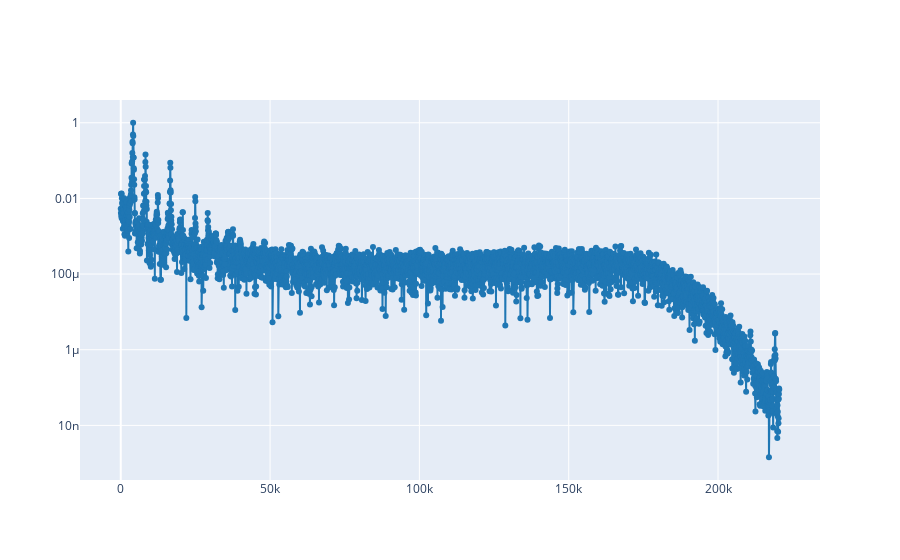

Here is the notebook cell this chart was saved with:
### Markdown cell above
3.2. Now, define a harmonic signal, `y` whose fundamental frequency is the defined in Lab 1. Go step by step adding a new harmonic in each step. Plot both signals (the reference and the synthesized) and try to reproduce the shape of the reference signal.

**Note 1**: in order to have a similar shape, we need to select the amplitudes and phases carefully. One way to do this is to define the harmonic signal as follows:

$$y(t) = \sum_{k=1}^K A_k\cos\left(2\pi kf_0 t + k \phi - (k-1)\pi/2 \right), $$

where $K$ is the number of harmonics, $f_0$ is the fundamental frequency, $A_k$ is the amplitude (weight) of each harmonic and $\phi$ is the phase of the signal (defined in Lab1 Ex 2.4).

**Note 2**:
Define the $A_k$ values relative to the fundamental frequency. This means to define $A_1=1$ and the others less than 1. You can use Audacity to plot the spectrum of the fragment selected of the reference audio and measure the relative amplitudes of the harmonics.

**Note 3**: Normalize the amplitude of the signal by the same amplitude of the reference. For instance, if the amplitude of the reference signal is 0.33, you can normalize the syntesized signal by first dividing by its maximum and then multiplyng by 0.33:

```
y = 0.33 * y / np.amax(y)
```

### Code cell
def plt_spectrum(z, t_start1=0.763):
    from util import plot_spectrum_at
    from scipy import signal
    windows_len = 8192
    ff, tt, S = signal.spectrogram(z, 441000, nperseg=windows_len, noverlap=windows_len/2)
    plot_spectrum_at(ff, tt, S, t_start1)

plt_spectrum(ref)

### Figure 1 — Plotly figure (JSON) as saved in the notebook; plotly's stock layout.template omitted (floating-point values rounded to 4 significant figures; data arrays with more than 128 entries replaced by an {"elided": "..."} marker saying what was removed)
{"data": [{"line": {"color": "#1f77b4", "shape": "linear"}, "mode": "lines+markers", "type": "scatter", "x": {"elided": "4097 float values"}, "y": {"elided": "4097 float values"}}], "layout": {"yaxis": {"type": "log"}}}
